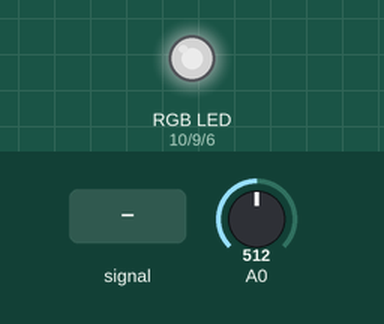
This sketch was run on a simulated Arduino Uno, built with avr-gcc and run on an emulated ATmega328P. On the bench: an RGB LED mixed from three pins (HIGH = lit). Inputs (shaded band) come from the test bench; at power-on: A0 = 512. Dim RGB values are drawn brighter than linear; what the sketch prints to the serial monitor is not drawn.

Above: at 1.2 s.
1.3 s: A0 fed a 200 Hz sine of ±81 counts around its level
Timing chart, 0 to 2.4 s (numbered marks = the images above; inputs shaded):
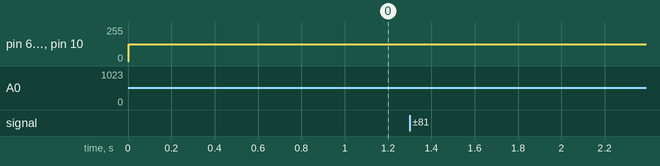

The sketch:

audioReactive_01.ino
```cpp
int redPin = 10;
int greenPin = 9;
int bluePin = 6;


void setup() {
  Serial.begin(115200);
}

float valorPromedio = 0;

void loop() {

  int valorLeido =  analogRead(A0);

  float valorNormalizado = valorLeido * 1.0 / 1024.0;

  float valorExpandido = valorNormalizado * 1000;
  valorPromedio = (valorPromedio+valorNormalizado)/2;


//  Serial.print(0);  // To freeze the lower limit
//  Serial.print(" ");
//  Serial.print(1000);  // To freeze the upper limit
//  Serial.print(" ");
//  Serial.print(valorExpandido);
//  Serial.print(" ");
//  Serial.print(valorPromedio * 1000);

  int valorLuz = valorPromedio * 255;
  Serial.println(valorLuz);

  analogWrite(redPin, valorLuz);
  analogWrite(greenPin, valorLuz);
  analogWrite(bluePin, valorLuz);

//  Serial.println(valorAmplificado);
}
```
